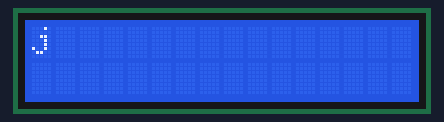
Bench run of a sketch on a simulated Arduino Uno, built with avr-gcc and run on an emulated ATmega328P. On the bench: 16×2 character LCD.

Above: at 0.21 s.
At 1.0 s:
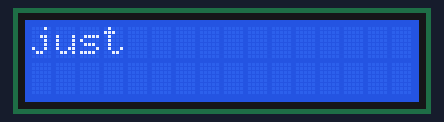
At 1.72 s:
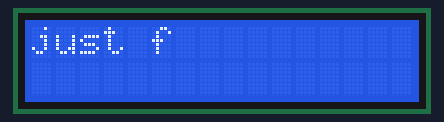
At 2.32 s:
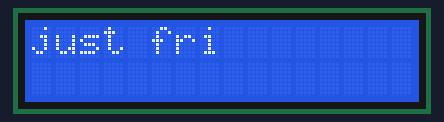
At 3.4 s:
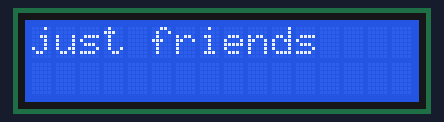
At 5.63 s:
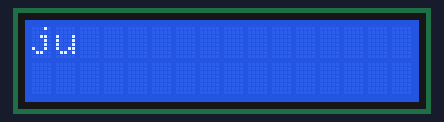

The sketch:

lcd.ino
```cpp
#include <LiquidCrystal_I2C.h>
#include <Wire.h>

LiquidCrystal_I2C lcd(0x27, 16, 2);

String name = "just friends";

void setup() {
  lcd.init();
  lcd.backlight();
}

void loop() {
  lcd.clear();
  lcd.setCursor(0, 0);

  for (int i = 0; i < name.length(); i++) {
    lcd.print(name[i]);
    delay(300);
  }

  delay(1500);
}
```

Measured:
- by itself, everything shown: repeats every 5.1 s, in 11 steps
- what the display in image 1 shows lasts 0.6 s, from 1.0 s to 1.6 s
- what the display in image 4 shows lasts 1.8 s, from 3.4 s to 5.2 s
